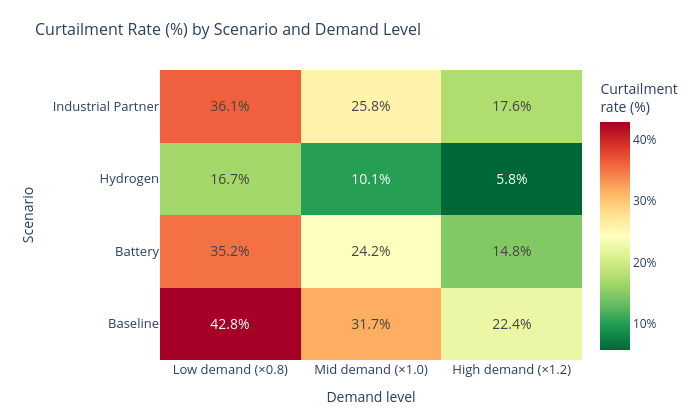

Notebook code for this chart:
### Markdown cell above
## 6. Heatmap — Curtailment Rate (%)

### Code cell
DEMAND_ORDER   = ['low', 'mid', 'high']
DEMAND_LABELS  = {'low': 'Low demand\n(×0.8)', 'mid': 'Mid demand\n(×1.0)', 'high': 'High demand\n(×1.2)'}
SCENARIO_ORDER = list(SCENARIOS.keys())
SCENARIO_LABELS= list(SCENARIOS.values())

# Build z matrix: rows=scenarios, cols=demand levels
z_curt = []
text_curt = []
for sc_key in SCENARIO_ORDER:
    row_z, row_t = [], []
    for dl in DEMAND_ORDER:
        match = df_all[(df_all.scenario_key == sc_key) & (df_all.demand_level == dl)]
        val = match['curt_rate_pct'].values[0] if len(match) else np.nan
        row_z.append(val)
        row_t.append(f'{val:.1f}%' if not np.isnan(val) else '—')
    z_curt.append(row_z)
    text_curt.append(row_t)

fig_curt = go.Figure(data=go.Heatmap(
    z=z_curt,
    x=[DEMAND_LABELS[d] for d in DEMAND_ORDER],
    y=SCENARIO_LABELS,
    text=text_curt,
    texttemplate='%{text}',
    textfont={'size': 14},
    colorscale='RdYlGn_r',   # red=high curtailment, green=low
    colorbar=dict(title='Curtailment<br>rate (%)', ticksuffix='%'),
    hoverongaps=False,
))

fig_curt.update_layout(
    title=dict(text='Curtailment Rate (%) by Scenario and Demand Level', font=dict(size=16)),
    xaxis=dict(title='Demand level', tickfont=dict(size=13)),
    yaxis=dict(title='Scenario', tickfont=dict(size=13)),
    width=700, height=420,
    margin=dict(l=160, r=60, t=70, b=60),
)

fig_curt.show()
fig_curt.write_html(str(RESULTS_DIR / 'heatmap_curtailment_rate.html'))
print('Saved: results/demand_uncertainty/heatmap_curtailment_rate.html')

### Figure 1 — Plotly figure (JSON) as saved in the notebook; plotly's stock layout.template omitted (floating-point values rounded to 4 significant figures)
{"data": [{"colorbar": {"ticksuffix": "%", "title": {"text": "Curtailment<br>rate (%)"}}, "colorscale": [[0, "rgb(0,104,55)"], [0.1, "rgb(26,152,80)"], [0.2, "rgb(102,189,99)"], [0.3, "rgb(166,217,106)"], [0.4, "rgb(217,239,139)"], [0.5, "rgb(255,255,191)"], [0.6, "rgb(254,224,139)"], [0.7, "rgb(253,174,97)"], [0.8, "rgb(244,109,67)"], [0.9, "rgb(215,48,39)"], [1, "rgb(165,0,38)"]], "hoverongaps": false, "text": [["42.8%", "31.7%", "22.4%"], ["35.2%", "24.2%", "14.8%"], ["16.7%", "10.1%", "5.8%"], ["36.1%", "25.8%", "17.6%"]], "textfont": {"size": 14}, "texttemplate": "%{text}", "type": "heatmap", "x": ["Low demand\n(×0.8)", "Mid demand\n(×1.0)", "High demand\n(×1.2)"], "y": ["Baseline", "Battery", "Hydrogen", "Industrial Partner"], "z": [[42.8, 31.7, 22.4], [35.2, 24.2, 14.8], [16.7, 10.1, 5.8], [36.1, 25.8, 17.6]]}], "layout": {"height": 420, "margin": {"b": 60, "l": 160, "r": 60, "t": 70}, "title": {"font": {"size": 16}, "text": "Curtailment Rate (%) by Scenario and Demand Level"}, "width": 700, "xaxis": {"tickfont": {"size": 13}, "title": {"text": "Demand level"}}, "yaxis": {"tickfont": {"size": 13}, "title": {"text": "Scenario"}}}}
